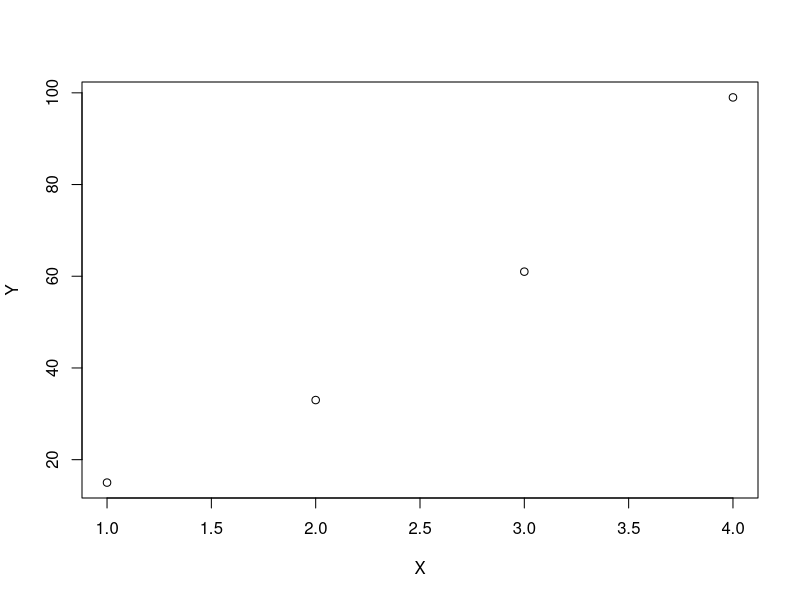

Here is the R script that generated this plot: (Note: this script raises an error after producing the figure.)
CalcA2 <- function(X,Y){


	#top
	sumx2y <- Summary(X^2,Y^1) 
	sumx3 <- Summary(X^3)
	sumx2 <- Summary(X^2) 
	sumxy <- Summary(X^1,Y^1) 
	sumx2 <- Summary(X^2) 
	sumx <- Summary(X^1) 
	sumy <- Summary(Y^1) 
	n = length(X)

	#bottom
	sumx4 <-Summary(X^4)



	#determinants
	#upper

	det_upper = sumx2y*(sumx2*n - sumx * sumx) - sumx3*(sumxy*n - sumy*sumx) + sumx2*(sumxy*sumx - sumy*sumx2)
	#print(det_upper)
	det_bottom = sumx4*(sumx2*n-sumx*sumx) - sumx3*(sumx3*n - sumx2*sumx) + sumx2*(sumx3*sumx - sumx2*sumx2)
	#print(det_bottom)
	#divide 2dets
	A2= det_upper/det_bottom
	print(A2)
}


CalcA1 <- function(X,Y){
 
#A1 top-bottom
sumx4 <- Summary(X^4)
sumx2y<-Summary(X^2,Y)
sumx2<- Summary(X^2)
sumx3<- Summary(X^3)
sumxy <-Summary(X,Y)
sumx<- Summary(X)

sumy<-Summary(Y)

n = length(X)



	det_top = sumx4*(sumxy*n-sumy*sumx) - sumx2y *(sumx3*n-sumx2*sumx) + sumx2*(sumx3*sumy-sumx2*sumxy)
	#print(det_top)
	det_bottom = sumx4*(sumx2*n-sumx*sumx) - sumx3*(sumx3*n-sumx2*sumx) + sumx2*(sumx3*sumx-sumx2*sumx2)
	#print(det_bottom)
	
	A1=det_top/det_bottom
	print(A1)
	


}

CalcA0 <- function(X, Y) {
  n <- length(X)
  sumx4 <- Summary(X^4)
  sumx3 <- Summary(X^4)
  sumx2y <- Summary(X^2, Y)
  sumx3 <- Summary(X^3)
  sumx2 <- Summary(X^2)
  sumxy <- Summary(X,Y)
  sumx <- Summary(X)
  sumy <- Summary(Y)

  upper <- sumx4 * (sumx2 * sumy - sumx * sumxy) - sumx3 * (sumx3 * sumy - sumx2 * sumxy) + sumx2y * (sumx3 * sumx - sumx2 * sumx2)
	#print(upper)  
	bottom <- sumx4 * (sumx2 * n - sumx * sumx) - sumx3 * (sumx3 * n - sumx2 * sumx) + sumx2 * (sumx3 * sumx - sumx2 * sumx2)
#print(bottom)
  A0 <- upper / bottom
  print(A0)
}



Summary <- function(X, Y) {
  sum <- 0
  
  if (missing(Y)) {
    for (i in seq_along(X)) {
      sum <- sum + X[i]
    }
    return(sum)
  }
  
  for (i in seq_along(X)) {
    sum <- sum + X[i] * Y[i]
  }
  return(sum)
}

Polreg <- function(){
X=c(1,2,3,4)
Y=c(15,33,61,99)
A2 = CalcA2(X,Y);
A2 = CalcA1(X,Y);
A2 = CalcA0(X,Y);

plot(X,Y)
curve(A2*X^2+A1*X+A0, type="1", lty = 1, col = red)

}


Polreg()

